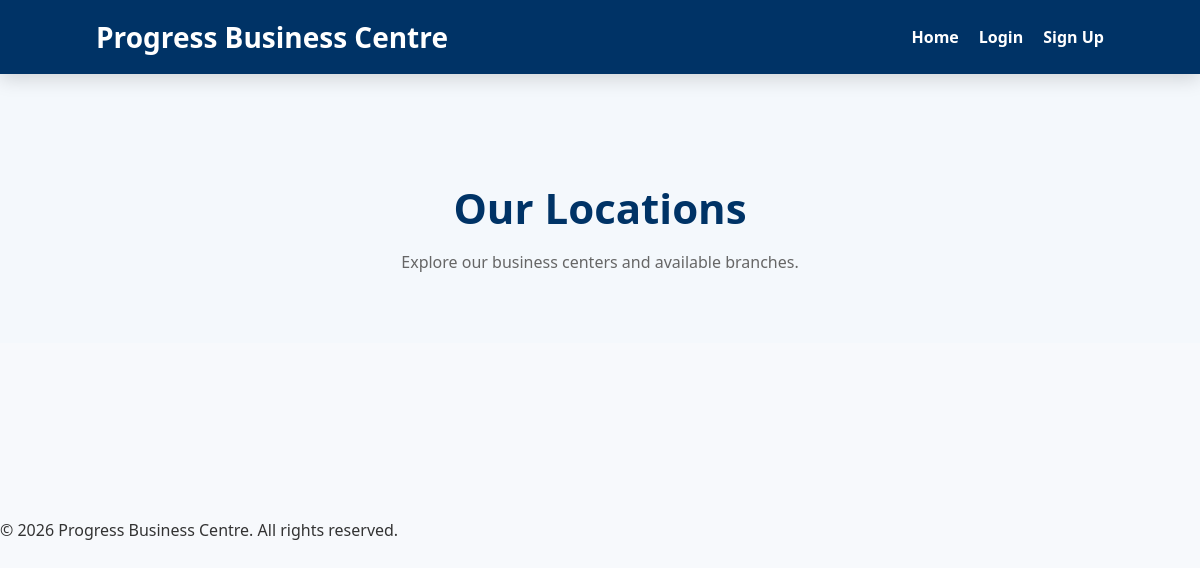
Before: /branches/ with the older database file.
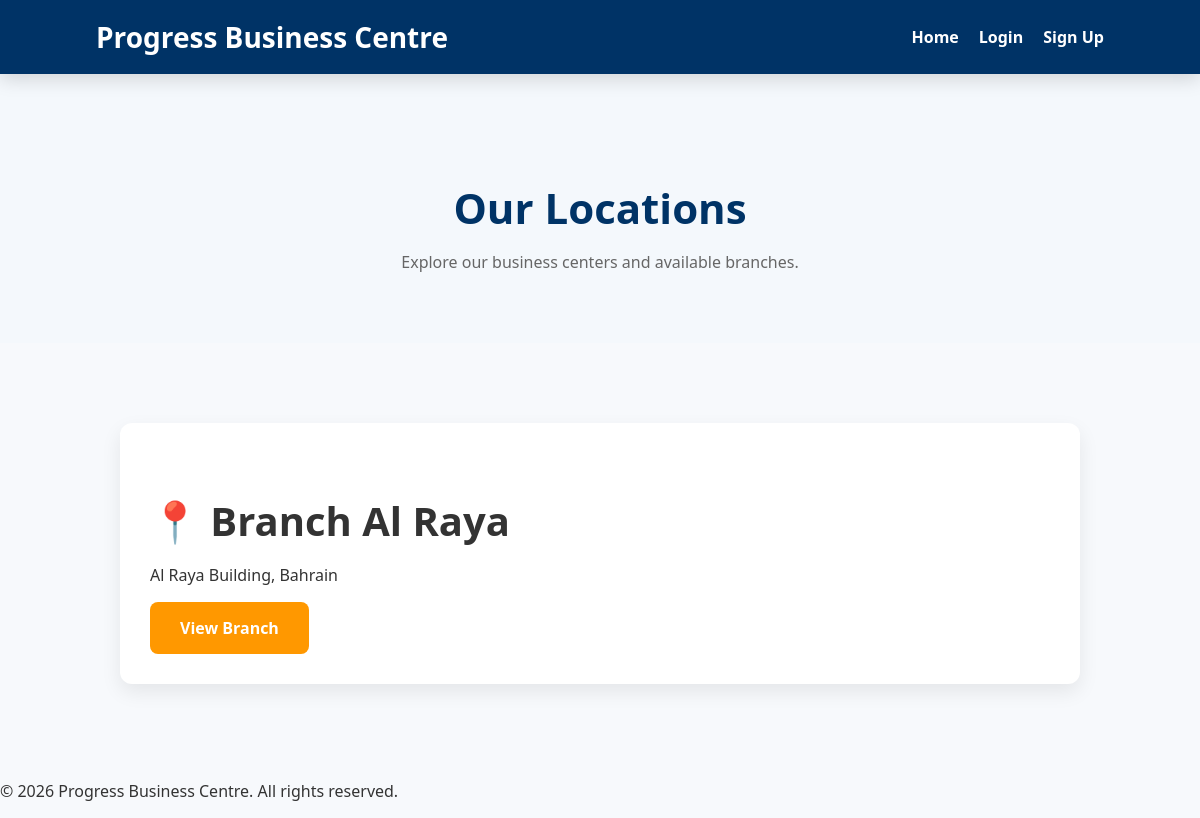
After: the same page with the newer database file.
### main_app/models.py (models this page shows, shortened)
class Branch(models.Model):
    name = models.CharField(max_length=100)
    address = models.TextField()
    phone = models.CharField(max_length=20)
    email = models.EmailField()
    opening_hours = models.CharField(max_length=100)

### main_app/views.py (the view)
# urls.py: path('branches/', views.BranchListView.as_view(), name='branches'),
class BranchListView(ListView):
    model = Branch
    template_name = 'branches/index.html'
    context_object_name = 'branches'

### main_app/templates/branches/index.html
{% extends 'base.html' %}
{% block content %}
<section class="page-header">
<h1>Our Locations</h1>
<p>
Explore our business centers and available branches.
</p>
</section>
<section class="features-section">
<div class="card-grid">
{% for branch in branches %}
<div class="feature-card">
<h3>📍 {{ branch.name }}</h3>
<p>
{{ branch.address }}
</p>
<a class="btn" href="{% url 'branch_detail' branch.id %}">
View Branch
</a>
</div>
{% endfor %}
</div>
</section>
{% endblock %}

Changed rows visible on the page:
added Branch: name "Branch Al Raya", address "Al Raya Building, Bahrain"
